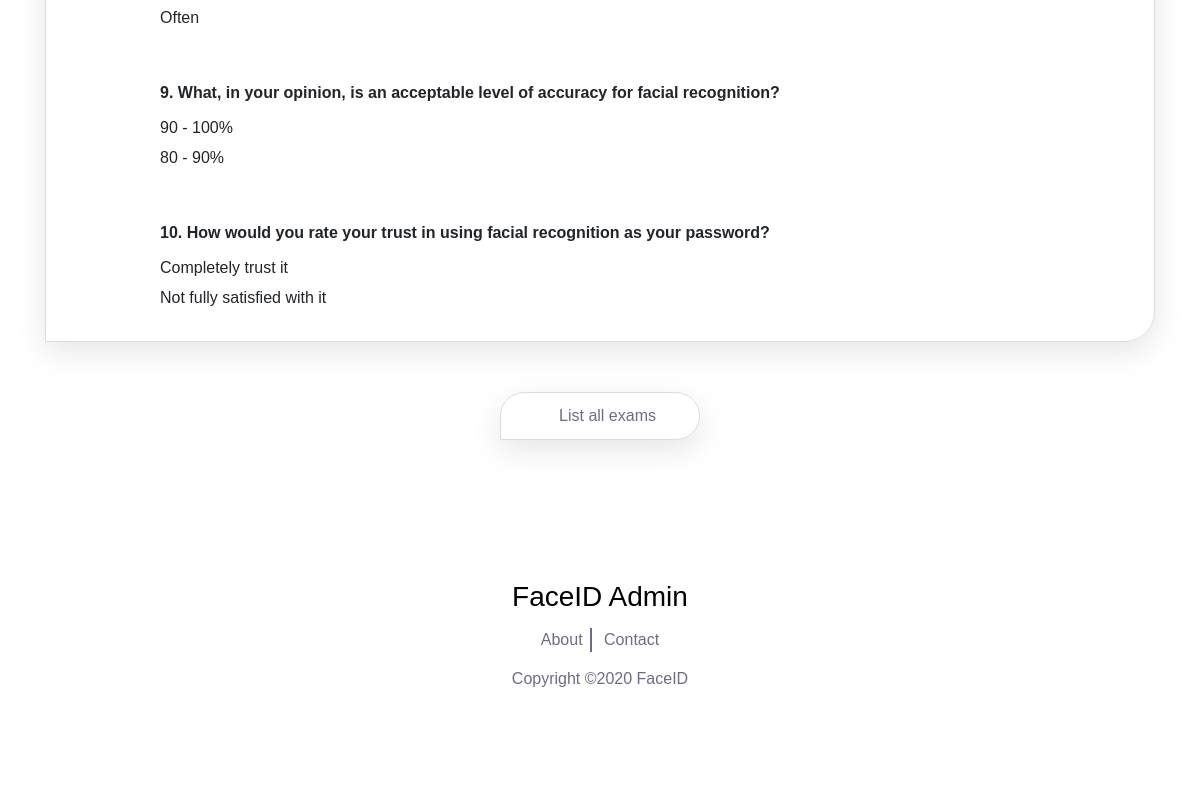
Before: /admin/list/exam/1 (lower part) with the older database file.
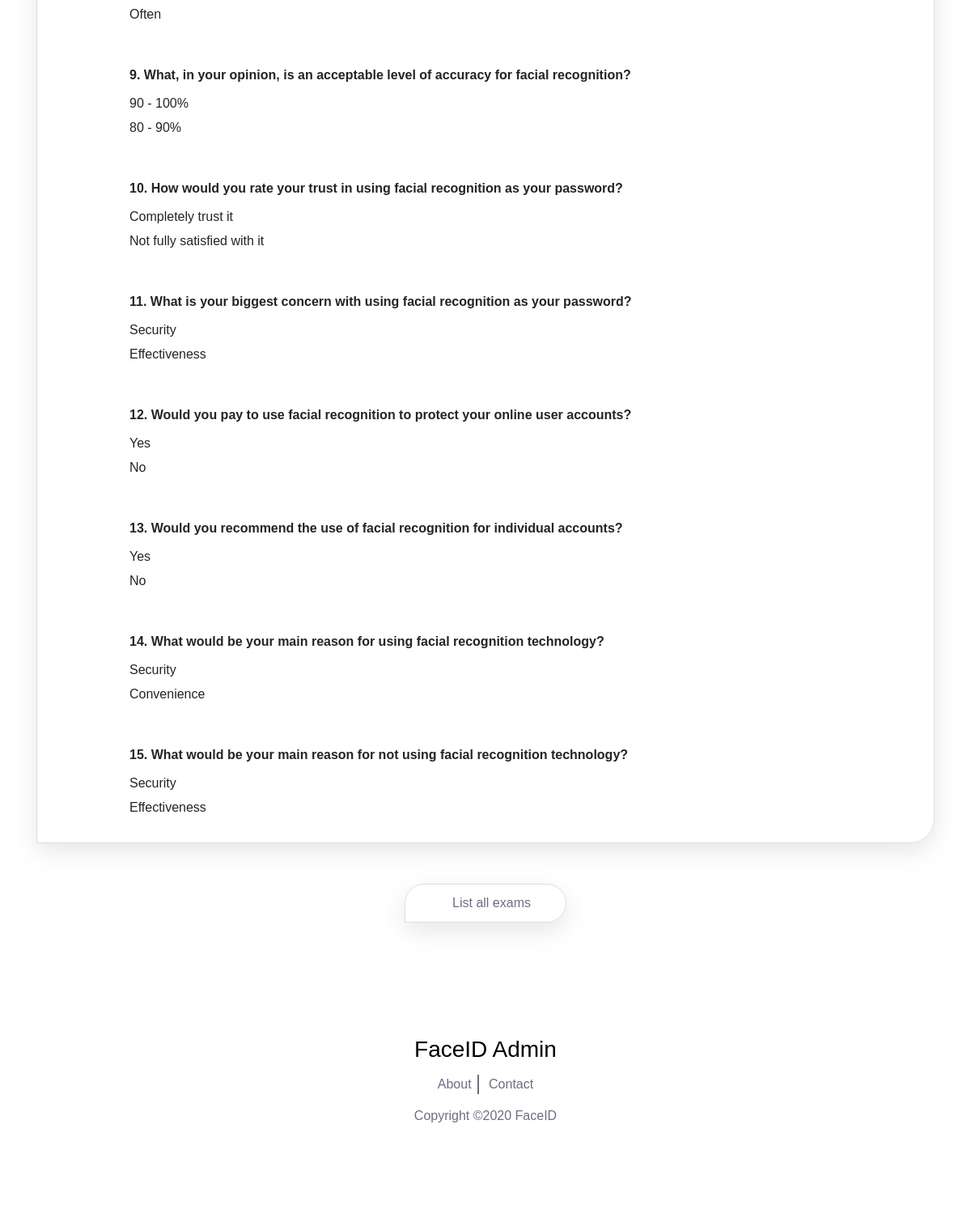
After: the same page with the newer database file.
### app/models.py (models this page shows)
class Question(db.Model):
    __tablename__ = 'question'
    id = db.Column(db.Integer, primary_key=True)
    title = db.Column(db.String(80), nullable=True)
    option1 = db.Column(db.String(80), nullable=True)
    option2 = db.Column(db.String(80), nullable=False)
    option3 = db.Column(db.String(80), nullable=False)
    option4 = db.Column(db.String(80), nullable=False)
    option5 = db.Column(db.String(80), nullable=False)
    exam_id = db.Column(db.Integer, db.ForeignKey('exam.id'), nullable=False)

### app/routes.py (the view)
@app.route('/admin/list/exam/<exam_id>')
def get_exam(exam_id):
    error=None
    exam = Exams.query.filter_by(id=exam_id).first()
    questions = Question.query.filter_by(exam_id=exam_id).order_by(Question.id).all()
    return render_template('./admin/admin_list_exam_by_id.html', exam=exam, questions=questions, error=error)

### app/templates/admin/admin_list_exam_by_id.html (shortened to what this page needs)
{% extends "./admin/admin_base.html" %}
{% block content %}
    <div id="content">
        <section class="special-area bg-white section_padding_150_50" id="about">
            <div class="special_description_area">
                <div class="container">
                    <div class="row">
                        <div class="col-lg-12">
                            <div class="webcam-frame">
                                        <div class='table-wrapper'>
                                            {% for question in questions %}
                                            <div class='tb-row-question'>
                                                <div class='tb-column-exam-question'><strong>{{loop.index}}. {{ question.title }}</strong></div>
                                            </div>
                                            <div class='tb-row-exam-option'>
                                                <div class='tb-row-title'><div class='tb-line'>{{ question.option1 }}</div></div>
                                            </div>
                                            <div class='tb-row-exam'>
                                                <div class='tb-row-title'><div class='tb-line'>{{ question.option2 }}</div></div>
                                            </div>
                                            {% endfor %}
                                          </div>
                            </div>
                            <div class="down-menu">
                                <div class="app-download-btn wow fadeInUp button-200" data-wow-delay="0.2s">
                                    <a href="/admin/list/exams/">
                                        <p class="mb-0">List all exams</p>
                                    </a>
                                </div>
                            </div>
                        </div>
                    </div>
                </div>
            </div>
        </section>
        </div>
        {% endblock %}

Changed rows visible on the page:
now on this page (row edited): Question: title "What is your biggest concern with using facial recognition as your password?", option1 "Security", option2 "Effectiveness"
now on this page (row edited): Question: title "Would you pay to use facial recognition to protect your online user accounts?", option1 "Yes", option2 "No"
now on this page (row edited): Question: title "Would you recommend the use of facial recognition for individual accounts?", option1 "Yes", option2 "No"
now on this page (row edited): Question: title "What would be your main reason for using facial recognition technology?", option1 "Security", option2 "Convenience"
now on this page (row edited): Question: title "What would be your main reason for not using facial recognition technology?", option1 "Security", option2 "Effectiveness"
